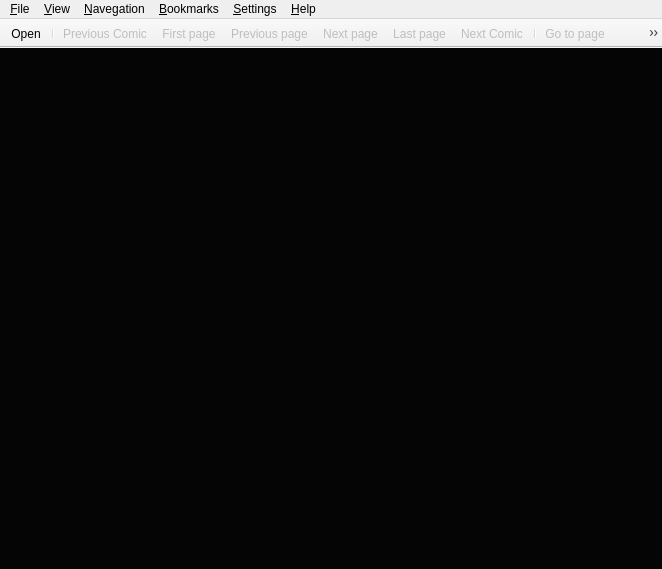
<?xml version="1.0" encoding="UTF-8"?>
<ui version="4.0">
 <author>Michell Stuttgart Faria</author>
 <class>MainWindow</class>
 <widget class="QMainWindow" name="MainWindow">
  <property name="geometry">
   <rect>
    <x>0</x>
    <y>0</y>
    <width>662</width>
    <height>569</height>
   </rect>
  </property>
  <property name="sizePolicy">
   <sizepolicy hsizetype="Expanding" vsizetype="Expanding">
    <horstretch>0</horstretch>
    <verstretch>0</verstretch>
   </sizepolicy>
  </property>
  <property name="windowTitle">
   <string>Pynocchio Comic Reader</string>
  </property>
  <property name="windowIcon">
   <iconset resource="../resource/main_window.qrc">
    <normaloff>:/icons/icons/freeiconmaker_2 1.png</normaloff>:/icons/icons/freeiconmaker_2 1.png</iconset>
  </property>
  <property name="accessibleName">
   <string>Pyellow</string>
  </property>
  <property name="iconSize">
   <size>
    <width>22</width>
    <height>22</height>
   </size>
  </property>
  <property name="toolButtonStyle">
   <enum>Qt::ToolButtonIconOnly</enum>
  </property>
  <property name="documentMode">
   <bool>false</bool>
  </property>
  <property name="tabShape">
   <enum>QTabWidget::Rounded</enum>
  </property>
  <property name="dockNestingEnabled">
   <bool>false</bool>
  </property>
  <property name="unifiedTitleAndToolBarOnMac">
   <bool>true</bool>
  </property>
  <widget class="QWidget" name="centralwidget">
   <property name="sizePolicy">
    <sizepolicy hsizetype="Preferred" vsizetype="Preferred">
     <horstretch>0</horstretch>
     <verstretch>0</verstretch>
    </sizepolicy>
   </property>
   <property name="maximumSize">
    <size>
     <width>628</width>
     <height>349</height>
    </size>
   </property>
   <property name="autoFillBackground">
    <bool>false</bool>
   </property>
   <layout class="QHBoxLayout" name="horizontalLayout">
    <property name="sizeConstraint">
     <enum>QLayout::SetMaximumSize</enum>
    </property>
    <property name="margin">
     <number>0</number>
    </property>
    <item>
     <layout class="QVBoxLayout" name="verticalLayout_2">
      <item>
       <widget class="Viewer" name="viewer">
        <property name="sizePolicy">
         <sizepolicy hsizetype="Preferred" vsizetype="Preferred">
          <horstretch>0</horstretch>
          <verstretch>0</verstretch>
         </sizepolicy>
        </property>
        <property name="autoFillBackground">
         <bool>true</bool>
        </property>
        <property name="styleSheet">
         <string notr="true">background-color: rgb(5, 5, 5);</string>
        </property>
        <property name="frameShape">
         <enum>QFrame::NoFrame</enum>
        </property>
        <property name="frameShadow">
         <enum>QFrame::Plain</enum>
        </property>
        <property name="lineWidth">
         <number>0</number>
        </property>
        <property name="verticalScrollBarPolicy">
         <enum>Qt::ScrollBarAlwaysOff</enum>
        </property>
        <property name="horizontalScrollBarPolicy">
         <enum>Qt::ScrollBarAlwaysOff</enum>
        </property>
        <property name="widgetResizable">
         <bool>true</bool>
        </property>
        <property name="alignment">
         <set>Qt::AlignCenter</set>
        </property>
        <widget class="QWidget" name="scroll_area_widget_contents">
         <property name="geometry">
          <rect>
           <x>0</x>
           <y>0</y>
           <width>626</width>
           <height>347</height>
          </rect>
         </property>
         <layout class="QVBoxLayout" name="verticalLayout">
          <item>
           <widget class="QLabel" name="label">
            <property name="focusPolicy">
             <enum>Qt::NoFocus</enum>
            </property>
            <property name="layoutDirection">
             <enum>Qt::LeftToRight</enum>
            </property>
            <property name="autoFillBackground">
             <bool>false</bool>
            </property>
            <property name="frameShape">
             <enum>QFrame::NoFrame</enum>
            </property>
            <property name="frameShadow">
             <enum>QFrame::Plain</enum>
            </property>
            <property name="lineWidth">
             <number>0</number>
            </property>
            <property name="text">
             <string/>
            </property>
            <property name="pixmap">
             <pixmap resource="../resource/main_window.qrc">:/icons/icons/freeiconmaker_2 1.png</pixmap>
            </property>
            <property name="alignment">
             <set>Qt::AlignCenter</set>
            </property>
           </widget>
          </item>
         </layout>
        </widget>
       </widget>
      </item>
     </layout>
    </item>
   </layout>
  </widget>
  <widget class="QMenuBar" name="menubar">
   <property name="geometry">
    <rect>
     <x>0</x>
     <y>0</y>
     <width>662</width>
     <height>27</height>
    </rect>
   </property>
   <property name="sizePolicy">
    <sizepolicy hsizetype="Fixed" vsizetype="Fixed">
     <horstretch>0</horstretch>
     <verstretch>0</verstretch>
    </sizepolicy>
   </property>
   <property name="autoFillBackground">
    <bool>false</bool>
   </property>
   <widget class="QMenu" name="menu_file">
    <property name="title">
     <string>&amp;File</string>
    </property>
    <widget class="QMenu" name="menu_recent_files">
     <property name="title">
      <string>&amp;Recent files</string>
     </property>
    </widget>
    <addaction name="action_open"/>
    <addaction name="action_open_folder"/>
    <addaction name="menu_recent_files"/>
    <addaction name="separator"/>
    <addaction name="action_exit"/>
   </widget>
   <widget class="QMenu" name="menu_view">
    <property name="title">
     <string>&amp;View</string>
    </property>
    <addaction name="action_fullscreen"/>
    <addaction name="separator"/>
    <addaction name="action_original_fit"/>
    <addaction name="action_vertical_adjust"/>
    <addaction name="action_horizontal_adjust"/>
    <addaction name="action_best_fit"/>
    <addaction name="separator"/>
    <addaction name="action_rotate_left"/>
    <addaction name="action_rotate_right"/>
   </widget>
   <widget class="QMenu" name="menu_navegation">
    <property name="title">
     <string>&amp;Navegation</string>
    </property>
    <addaction name="action_next_page"/>
    <addaction name="action_previous_page"/>
    <addaction name="separator"/>
    <addaction name="action_first_page"/>
    <addaction name="action_last_page"/>
    <addaction name="separator"/>
    <addaction name="action_go_to_page"/>
    <addaction name="separator"/>
    <addaction name="action_next_comic"/>
    <addaction name="action_previous_comic"/>
   </widget>
   <widget class="QMenu" name="menu_Help">
    <property name="title">
     <string>&amp;Help</string>
    </property>
    <addaction name="action_about"/>
    <addaction name="action_about_qt"/>
   </widget>
   <widget class="QMenu" name="menu_Settings">
    <property name="title">
     <string>&amp;Settings</string>
    </property>
    <addaction name="action_show_toolbar"/>
    <addaction name="action_show_statusbar"/>
    <addaction name="separator"/>
    <addaction name="action_preference_dialog"/>
   </widget>
   <widget class="QMenu" name="menu_Bookmarks">
    <property name="title">
     <string>&amp;Bookmarks</string>
    </property>
    <addaction name="action_add_bookmark"/>
    <addaction name="action_remove_bookmark"/>
    <addaction name="separator"/>
    <addaction name="action_bookmark_manager"/>
   </widget>
   <addaction name="menu_file"/>
   <addaction name="menu_view"/>
   <addaction name="menu_navegation"/>
   <addaction name="menu_Bookmarks"/>
   <addaction name="menu_Settings"/>
   <addaction name="menu_Help"/>
  </widget>
  <widget class="QToolBar" name="toolbar">
   <property name="enabled">
    <bool>true</bool>
   </property>
   <property name="sizePolicy">
    <sizepolicy hsizetype="Maximum" vsizetype="Maximum">
     <horstretch>0</horstretch>
     <verstretch>0</verstretch>
    </sizepolicy>
   </property>
   <property name="focusPolicy">
    <enum>Qt::ClickFocus</enum>
   </property>
   <property name="acceptDrops">
    <bool>true</bool>
   </property>
   <property name="windowTitle">
    <string>toolBar</string>
   </property>
   <property name="autoFillBackground">
    <bool>true</bool>
   </property>
   <property name="movable">
    <bool>false</bool>
   </property>
   <property name="toolButtonStyle">
    <enum>Qt::ToolButtonIconOnly</enum>
   </property>
   <property name="floatable">
    <bool>false</bool>
   </property>
   <attribute name="toolBarArea">
    <enum>TopToolBarArea</enum>
   </attribute>
   <attribute name="toolBarBreak">
    <bool>false</bool>
   </attribute>
   <addaction name="action_open"/>
   <addaction name="separator"/>
   <addaction name="action_previous_comic"/>
   <addaction name="action_first_page"/>
   <addaction name="action_previous_page"/>
   <addaction name="action_next_page"/>
   <addaction name="action_last_page"/>
   <addaction name="action_next_comic"/>
   <addaction name="separator"/>
   <addaction name="action_go_to_page"/>
   <addaction name="action_add_bookmark"/>
   <addaction name="separator"/>
   <addaction name="action_rotate_left"/>
   <addaction name="action_rotate_right"/>
   <addaction name="separator"/>
   <addaction name="action_original_fit"/>
   <addaction name="action_vertical_adjust"/>
   <addaction name="action_horizontal_adjust"/>
   <addaction name="action_best_fit"/>
   <addaction name="action_fullscreen"/>
   <addaction name="separator"/>
   <addaction name="action_exit"/>
  </widget>
  <action name="action_open">
   <property name="icon">
    <iconset resource="../resource/main_window.qrc">
     <normaloff>:/icons/icons/freeiconmaker_18.png</normaloff>:/icons/icons/freeiconmaker_18.png</iconset>
   </property>
   <property name="text">
    <string>&amp;Open</string>
   </property>
   <property name="shortcut">
    <string>Ctrl+O</string>
   </property>
   <property name="menuRole">
    <enum>QAction::TextHeuristicRole</enum>
   </property>
   <property name="iconVisibleInMenu">
    <bool>true</bool>
   </property>
  </action>
  <action name="action_about">
   <property name="icon">
    <iconset resource="../resource/main_window.qrc">
     <normaloff>:/icons/icons/freeiconmaker_31.png</normaloff>:/icons/icons/freeiconmaker_31.png</iconset>
   </property>
   <property name="text">
    <string>&amp;About Pynocchio</string>
   </property>
  </action>
  <action name="action_about_qt">
   <property name="text">
    <string>&amp;About Qt</string>
   </property>
  </action>
  <action name="action_exit">
   <property name="icon">
    <iconset resource="../resource/main_window.qrc">
     <normaloff>:/icons/icons/freeiconmaker_8.png</normaloff>:/icons/icons/freeiconmaker_8.png</iconset>
   </property>
   <property name="text">
    <string>&amp;Exit</string>
   </property>
   <property name="shortcut">
    <string>Ctrl+Q</string>
   </property>
  </action>
  <action name="action_next_page">
   <property name="enabled">
    <bool>false</bool>
   </property>
   <property name="icon">
    <iconset resource="../resource/main_window.qrc">
     <normaloff>:/icons/icons/freeiconmaker_0.png</normaloff>:/icons/icons/freeiconmaker_0.png</iconset>
   </property>
   <property name="text">
    <string>&amp;Next page</string>
   </property>
   <property name="shortcut">
    <string>Right</string>
   </property>
   <property name="shortcutContext">
    <enum>Qt::WidgetShortcut</enum>
   </property>
   <property name="visible">
    <bool>true</bool>
   </property>
   <property name="priority">
    <enum>QAction::NormalPriority</enum>
   </property>
  </action>
  <action name="action_previous_page">
   <property name="enabled">
    <bool>false</bool>
   </property>
   <property name="icon">
    <iconset resource="../resource/main_window.qrc">
     <normaloff>:/icons/icons/freeiconmaker_1.png</normaloff>:/icons/icons/freeiconmaker_1.png</iconset>
   </property>
   <property name="text">
    <string>&amp;Previous page</string>
   </property>
   <property name="shortcut">
    <string>Left</string>
   </property>
   <property name="shortcutContext">
    <enum>Qt::WidgetShortcut</enum>
   </property>
  </action>
  <action name="action_first_page">
   <property name="enabled">
    <bool>false</bool>
   </property>
   <property name="icon">
    <iconset resource="../resource/main_window.qrc">
     <normaloff>:/icons/icons/freeiconmaker_2.png</normaloff>:/icons/icons/freeiconmaker_2.png</iconset>
   </property>
   <property name="text">
    <string>&amp;First page</string>
   </property>
   <property name="shortcut">
    <string>Ctrl+Left</string>
   </property>
   <property name="shortcutContext">
    <enum>Qt::WidgetShortcut</enum>
   </property>
  </action>
  <action name="action_last_page">
   <property name="enabled">
    <bool>false</bool>
   </property>
   <property name="icon">
    <iconset resource="../resource/main_window.qrc">
     <normaloff>:/icons/icons/freeiconmaker_3.png</normaloff>:/icons/icons/freeiconmaker_3.png</iconset>
   </property>
   <property name="text">
    <string>&amp;Last page</string>
   </property>
   <property name="shortcut">
    <string>Ctrl+Right</string>
   </property>
   <property name="shortcutContext">
    <enum>Qt::WidgetShortcut</enum>
   </property>
  </action>
  <action name="action_rotate_left">
   <property name="checkable">
    <bool>false</bool>
   </property>
   <property name="enabled">
    <bool>false</bool>
   </property>
   <property name="icon">
    <iconset resource="../resource/main_window.qrc">
     <normaloff>:/icons/icons/freeiconmaker_10.png</normaloff>:/icons/icons/freeiconmaker_10.png</iconset>
   </property>
   <property name="text">
    <string>&amp;Rotate left</string>
   </property>
   <property name="shortcut">
    <string>Ctrl+Shift+R</string>
   </property>
   <property name="shortcutContext">
    <enum>Qt::WidgetShortcut</enum>
   </property>
  </action>
  <action name="action_rotate_right">
   <property name="enabled">
    <bool>false</bool>
   </property>
   <property name="icon">
    <iconset resource="../resource/main_window.qrc">
     <normaloff>:/icons/icons/freeiconmaker_9.png</normaloff>:/icons/icons/freeiconmaker_9.png</iconset>
   </property>
   <property name="text">
    <string>&amp;Rotate right</string>
   </property>
   <property name="shortcut">
    <string>Ctrl+R</string>
   </property>
   <property name="shortcutContext">
    <enum>Qt::WidgetShortcut</enum>
   </property>
  </action>
  <action name="action_vertical_adjust">
   <property name="checkable">
    <bool>true</bool>
   </property>
   <property name="checked">
    <bool>true</bool>
   </property>
   <property name="enabled">
    <bool>false</bool>
   </property>
   <property name="icon">
    <iconset resource="../resource/main_window.qrc">
     <normaloff>:/icons/icons/freeiconmaker_7.png</normaloff>:/icons/icons/freeiconmaker_7.png</iconset>
   </property>
   <property name="text">
    <string>&amp;Vertical adjust</string>
   </property>
   <property name="shortcut">
    <string>Ctrl+J</string>
   </property>
   <property name="autoRepeat">
    <bool>true</bool>
   </property>
  </action>
  <action name="action_horizontal_adjust">
   <property name="checkable">
    <bool>true</bool>
   </property>
   <property name="checked">
    <bool>false</bool>
   </property>
   <property name="enabled">
    <bool>false</bool>
   </property>
   <property name="icon">
    <iconset resource="../resource/main_window.qrc">
     <normaloff>:/icons/icons/freeiconmaker_5.png</normaloff>:/icons/icons/freeiconmaker_5.png</iconset>
   </property>
   <property name="text">
    <string>&amp;Horizontal adjust</string>
   </property>
   <property name="shortcut">
    <string>Ctrl+K</string>
   </property>
  </action>
  <action name="action_fullscreen">
   <property name="checkable">
    <bool>false</bool>
   </property>
   <property name="enabled">
    <bool>false</bool>
   </property>
   <property name="icon">
    <iconset resource="../resource/main_window.qrc">
     <normaloff>:/icons/icons/freeiconmaker_25.png</normaloff>:/icons/icons/freeiconmaker_25.png</iconset>
   </property>
   <property name="text">
    <string>&amp;Fullscreen</string>
   </property>
   <property name="shortcut">
    <string>F</string>
   </property>
   <property name="shortcutContext">
    <enum>Qt::WidgetShortcut</enum>
   </property>
  </action>
  <action name="action_go_to_page">
   <property name="enabled">
    <bool>false</bool>
   </property>
   <property name="icon">
    <iconset resource="../resource/main_window.qrc">
     <normaloff>:/icons/icons/freeiconmaker_30.png</normaloff>:/icons/icons/freeiconmaker_30.png</iconset>
   </property>
   <property name="text">
    <string>&amp;Go to page...</string>
   </property>
   <property name="shortcut">
    <string>Ctrl+G</string>
   </property>
  </action>
  <action name="action_best_fit">
   <property name="checkable">
    <bool>true</bool>
   </property>
   <property name="checked">
    <bool>false</bool>
   </property>
   <property name="enabled">
    <bool>false</bool>
   </property>
   <property name="icon">
    <iconset resource="../resource/main_window.qrc">
     <normaloff>:/icons/icons/freeiconmaker_4.png</normaloff>:/icons/icons/freeiconmaker_4.png</iconset>
   </property>
   <property name="text">
    <string>&amp;Whole page</string>
   </property>
   <property name="shortcut">
    <string>Ctrl+L</string>
   </property>
  </action>
  <action name="action_preferences">
   <property name="icon">
    <iconset>
     <normaloff>:/image/document-properties.svg</normaloff>:/image/document-properties.svg</iconset>
   </property>
   <property name="text">
    <string>&amp;Preferences</string>
   </property>
  </action>
  <action name="action_original_fit">
   <property name="checkable">
    <bool>true</bool>
   </property>
   <property name="checked">
    <bool>false</bool>
   </property>
   <property name="enabled">
    <bool>false</bool>
   </property>
   <property name="icon">
    <iconset resource="../resource/main_window.qrc">
     <normaloff>:/icons/icons/freeiconmaker_6.png</normaloff>:/icons/icons/freeiconmaker_6.png</iconset>
   </property>
   <property name="text">
    <string>&amp;Original fit</string>
   </property>
   <property name="shortcut">
    <string>Ctrl+H</string>
   </property>
   <property name="shortcutContext">
    <enum>Qt::ApplicationShortcut</enum>
   </property>
  </action>
  <action name="action_show_toolbar">
   <property name="checkable">
    <bool>true</bool>
   </property>
   <property name="checked">
    <bool>true</bool>
   </property>
   <property name="text">
    <string>&amp;Show Toolbar</string>
   </property>
  </action>
  <action name="action_show_statusbar">
   <property name="checkable">
    <bool>true</bool>
   </property>
   <property name="checked">
    <bool>true</bool>
   </property>
   <property name="text">
    <string>S&amp;how Statusbar</string>
   </property>
  </action>
  <action name="action_add_bookmark">
   <property name="enabled">
    <bool>false</bool>
   </property>
   <property name="icon">
    <iconset resource="../resource/main_window.qrc">
     <normaloff>:/icons/icons/freeiconmaker_0 2.png</normaloff>:/icons/icons/freeiconmaker_0 2.png</iconset>
   </property>
   <property name="text">
    <string>&amp;Add bookmark</string>
   </property>
   <property name="visible">
    <bool>true</bool>
   </property>
  </action>
  <action name="action_remove_bookmark">
   <property name="enabled">
    <bool>false</bool>
   </property>
   <property name="icon">
    <iconset resource="../resource/main_window.qrc">
     <normaloff>:/icons/icons/freeiconmaker_1 2.png</normaloff>:/icons/icons/freeiconmaker_1 2.png</iconset>
   </property>
   <property name="text">
    <string>&amp;Remove bookmark</string>
   </property>
  </action>
  <action name="action_bookmark_manager">
   <property name="icon">
    <iconset resource="../resource/main_window.qrc">
     <normaloff>:/icons/icons/freeiconmaker_7 1.png</normaloff>:/icons/icons/freeiconmaker_7 1.png</iconset>
   </property>
   <property name="text">
    <string>Bookmark &amp;manager</string>
   </property>
  </action>
  <action name="action_open_folder">
   <property name="icon">
    <iconset>
     <normaloff>:/icons/icons/freeiconmaker_21.png</normaloff>:/icons/icons/freeiconmaker_21.png</iconset>
   </property>
   <property name="text">
    <string>Open &amp;Folder</string>
   </property>
   <property name="visible">
    <bool>false</bool>
   </property>
   <property name="menuRole">
    <enum>QAction::TextHeuristicRole</enum>
   </property>
   <property name="iconVisibleInMenu">
    <bool>true</bool>
   </property>
  </action>
  <action name="action_next_comic">
   <property name="enabled">
    <bool>false</bool>
   </property>
   <property name="icon">
    <iconset resource="../resource/main_window.qrc">
     <normaloff>:/icons/icons/next_comic_1.png</normaloff>:/icons/icons/next_comic_1.png</iconset>
   </property>
   <property name="text">
    <string>Next Comic</string>
   </property>
   <property name="shortcut">
    <string>Ctrl+Shift+Right</string>
   </property>
   <property name="shortcutContext">
    <enum>Qt::WidgetShortcut</enum>
   </property>
  </action>
  <action name="action_previous_comic">
   <property name="enabled">
    <bool>false</bool>
   </property>
   <property name="icon">
    <iconset resource="../resource/main_window.qrc">
     <normaloff>:/icons/icons/next_comic_0.png</normaloff>:/icons/icons/next_comic_0.png</iconset>
   </property>
   <property name="text">
    <string>Previous Comic</string>
   </property>
   <property name="shortcut">
    <string>Ctrl+Shift+Left</string>
   </property>
   <property name="shortcutContext">
    <enum>Qt::WidgetShortcut</enum>
   </property>
  </action>
  <action name="action_preference_dialog">
   <property name="icon">
    <iconset resource="../resource/main_window.qrc">
     <normaloff>:/icons/icons/freeiconmaker_14.png</normaloff>:/icons/icons/freeiconmaker_14.png</iconset>
   </property>
   <property name="text">
    <string>Preferences</string>
   </property>
  </action>
  <action name="action">
   <property name="text">
    <string/>
   </property>
  </action>
 </widget>
 <customwidgets>
  <customwidget>
   <class>Viewer</class>
   <extends>QScrollArea</extends>
   <header location="global">viewer.h</header>
   <container>1</container>
  </customwidget>
 </customwidgets>
 <resources>
  <include location="../resource/main_window.qrc"/>
 </resources>
 <connections/>
 <designerdata>
  <property name="gridDeltaX">
   <number>10</number>
  </property>
  <property name="gridDeltaY">
   <number>10</number>
  </property>
  <property name="gridSnapX">
   <bool>true</bool>
  </property>
  <property name="gridSnapY">
   <bool>true</bool>
  </property>
  <property name="gridVisible">
   <bool>true</bool>
  </property>
 </designerdata>
</ui>
